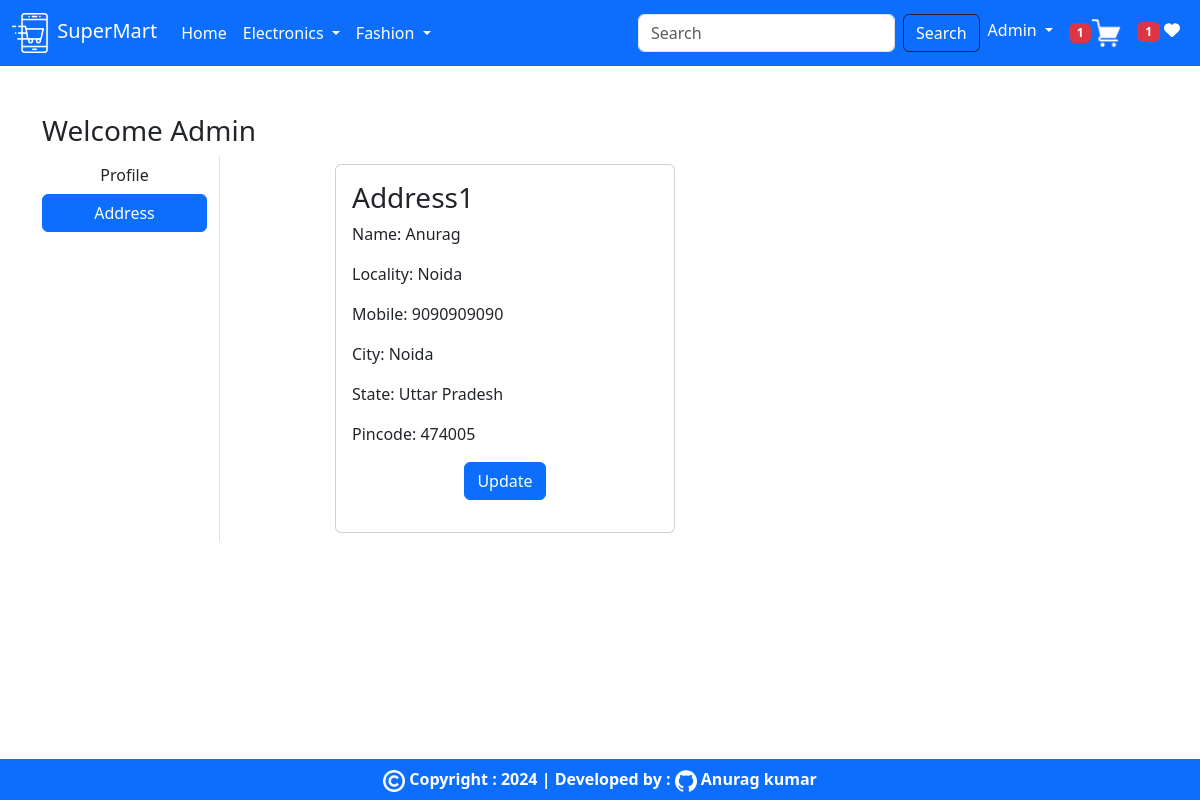
/address/ (signed in), run on an earlier commit of the app's database.
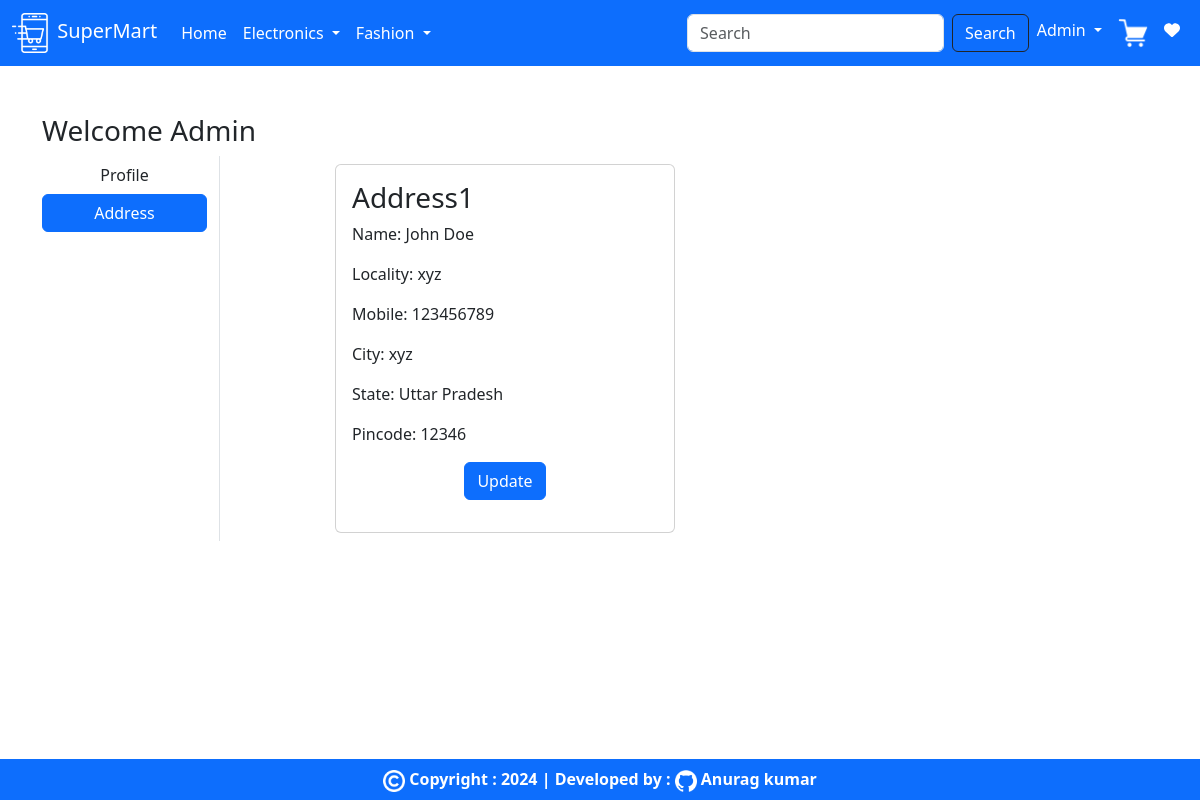
And on a later commit of the database.
### app/models.py (models this page shows, shortened)
class Customer(models.Model):
    user = models.ForeignKey(User,on_delete=models.CASCADE)
    name = models.CharField(max_length=200)
    locality = models.CharField(max_length=200)
    city = models.CharField(max_length=50)
    mobile = models.IntegerField(default=0)
    zipcode = models.IntegerField()
    state = models.CharField(choices=STATE_CHOICES,max_length=50)

### app/views.py (the view)
# urls.py: path('address/', views.address,name="address"), #as_view is not used bcz its fnctn not a class.
@login_required
def address(request):
    add = Customer.objects.filter(user=request.user)
    totalitem = 0
    wishitem = 0
    if request.user.is_authenticated:
        totalitem = len(Cart.objects.filter(user=request.user))
        wishitem = len(Wishlist.objects.filter(user=request.user))
    return render(request,'app/address.html',locals())

### app/templates/app/address.html (shortened to what this page needs)
{% extends "app/base.html" %}
{% load static %}
{% block main-content %}
<div class="container my-5">
    <div class="row">
        <h3>Welcome <span class="text-capitalize">{{request.user}}</span> </h3>
        <div class="col-sm-2 border-end">
            <ul class="list-unstyled">
                <li class="d-grid"><a href="{%url 'profile' %}" class="btn ">Profile</a></li>
                <li class="d-grid"><a href="{%url 'address' %}" class="btn btn-primary">Address</a></li>
            </ul>
        </div>
        <div class="col-sm-8 offset-sm-1">
            <div class="row">
                {% for ad in add  %}
                    <div class="col-sm-6">
                        <div class="card m-2">
                            <div class="card-body">
                                <h3>Address{{forloop.counter}}</h3>
                                <p>Name: {{ad.name}}</p>
                                <p>Locality: {{ad.locality}}</p>
                                <p>Mobile: {{ad.mobile}}</p>
                                <p>City: {{ad.city}}</p>
                                <p>State: {{ad.state}}</p>
                                <p>Pincode: {{ad.zipcode}}</p>
                                <p class="text-center"><a href="{% url 'updateAddress' pk=ad.id %}" type="button" class="btn btn-primary" >Update</a></p>
                            </div>
                        </div>
                    </div>
                {% endfor %}
            </div>
        </div>
    </div>
</div>
{% endblock main-content %}

### app/templates/app/base.html (shortened to what this page needs)
<!DOCTYPE html>
{% load static %}
<html lang="en">
<head>
    <link rel="stylesheet" href="https://cdn.jsdelivr.net/npm/bootstrap@5.3.3/dist/css/bootstrap.min.css">
    <link rel="stylesheet" href="{% static 'app/css/all.min.css' %}">
    <link rel="stylesheet" href="{% static 'app/css/owl.carousel.min.css' %}">
    <link rel="stylesheet" href="{% static 'app/css/style.css' %}">
</head>
<body>
    <nav class="navbar navbar-expand-lg bg-primary">
        <div class="container-fluid">
          <a class="navbar-brand  text-white" href="/">
            <img src="{% static 'app/images/banner/logo.png' %}"
            width="40px" alt="logo"> SuperMart</a>
          <div class="collapse navbar-collapse" id="navbarSupportedContent">
            <ul class="navbar-nav me-auto mb-2 mb-lg-0">
              {% if request.user.is_authenticated %}
              <li class="nav-item">
                <a class="nav-link active text-white" aria-current="page" href="/">Home</a>
              </li>
              <li class="nav-item dropdown">
                <a class="nav-link dropdown-toggle text-white" href="#" role="button" data-bs-toggle="dropdown" aria-expanded="false">
                  Electronics
                </a>
              </li>
              <li class="nav-item dropdown">
                <a class="nav-link dropdown-toggle text-white" href="#" role="button" data-bs-toggle="dropdown" aria-expanded="false">
                  Fashion
                </a>
              </li>
            </ul>
            <form class="d-flex" role="search" action="/search">
              <input class="form-control me-2" type="search" placeholder="Search"
              name="search" aria-label="Search">
              <button class="btn btn-outline-dark text-white" type="submit">Search</button>
            </form>
          </div>
          <ul class="navbar-nav me-auto mb-2 mb-lg-0">
            <li class="nav-item dropdown">
              <a class="nav-link dropdown-toggle text-white" href="#" role="button" data-bs-toggle="dropdown" aria-expanded="false">
                {{request.user.username|capfirst}}
              </a>
            </li>
            <li class="nav-item">
              <a class="nav-link active text-white" aria-current="page" href="{% url 'showcart' %}">
              <span class=" badge bg-danger">{% if totalitem > 0 %}
                {{ totalitem }}
              {% endif %}</span><img src="{% static 'app/images/banner/cart.png' %}" width="30px" alt="cart"></a>
            </li>
            <li class="nav-item">
              <a class="nav-link active text-white" aria-current="page" href="{% url 'showwishlist' %}">
              <span class=" badge bg-danger">{% if wishitem > 0 %}
                {{ wishitem }}
              {% endif %}</span> <i class="fa fa-heart" ></i></a>
            </li>
            {% endif %}
          </ul>
        </div>
      </nav>
      {% block main-content %}{% endblock main-content %}
      <footer class="container-fluid fixed-bottom bg-primary text-center p-2 mt-5 fw-bold text-white">
        <img src="../../static/app/images/cc.png" width="22px" alt=""> Copyright : 2024 | Developed by : <img  src="../../static/app/images/git.png" width="22px" alt=""> <a class="text-white link-offset-2 link-underline link-underline-opacity-0 " href="https://github.com/anuragk27"> Anurag kumar</a>
      </footer>
</body>
</html>

What changed in the data, as far as the page shows it:
removed Customer: name "Anurag", locality "Noida", mobile "9090909090", city "Noida", state "Uttar Pradesh", zipcode "474005"
added Customer: name "John Doe", locality "xyz", mobile "123456789", city "xyz", state "Uttar Pradesh", zipcode "12346"
Also different on the page:
{{ totalitem }}: "1" → (not shown)
{{ wishitem }}: "1" → (not shown)
